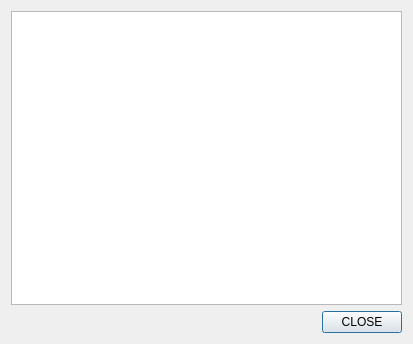
<?xml version="1.0" encoding="UTF-8"?>
<ui version="4.0">
 <class>private_chat_message</class>
 <widget class="QDialog" name="private_chat_message">
  <property name="geometry">
   <rect>
    <x>0</x>
    <y>0</y>
    <width>413</width>
    <height>344</height>
   </rect>
  </property>
  <property name="windowTitle">
   <string>Dialog</string>
  </property>
  <layout class="QVBoxLayout" name="verticalLayout_2">
   <item>
    <layout class="QVBoxLayout" name="verticalLayout">
     <item>
      <layout class="QHBoxLayout" name="horizontalLayout">
       <item>
        <widget class="QTextBrowser" name="browser"/>
       </item>
      </layout>
     </item>
     <item>
      <layout class="QHBoxLayout" name="horizontalLayout_3">
       <item>
        <spacer name="horizontalSpacer">
         <property name="orientation">
          <enum>Qt::Horizontal</enum>
         </property>
         <property name="sizeHint" stdset="0">
          <size>
           <width>40</width>
           <height>20</height>
          </size>
         </property>
        </spacer>
       </item>
       <item>
        <widget class="QPushButton" name="close">
         <property name="text">
          <string>CLOSE</string>
         </property>
        </widget>
       </item>
      </layout>
     </item>
    </layout>
   </item>
  </layout>
 </widget>
 <resources/>
 <connections/>
</ui>
